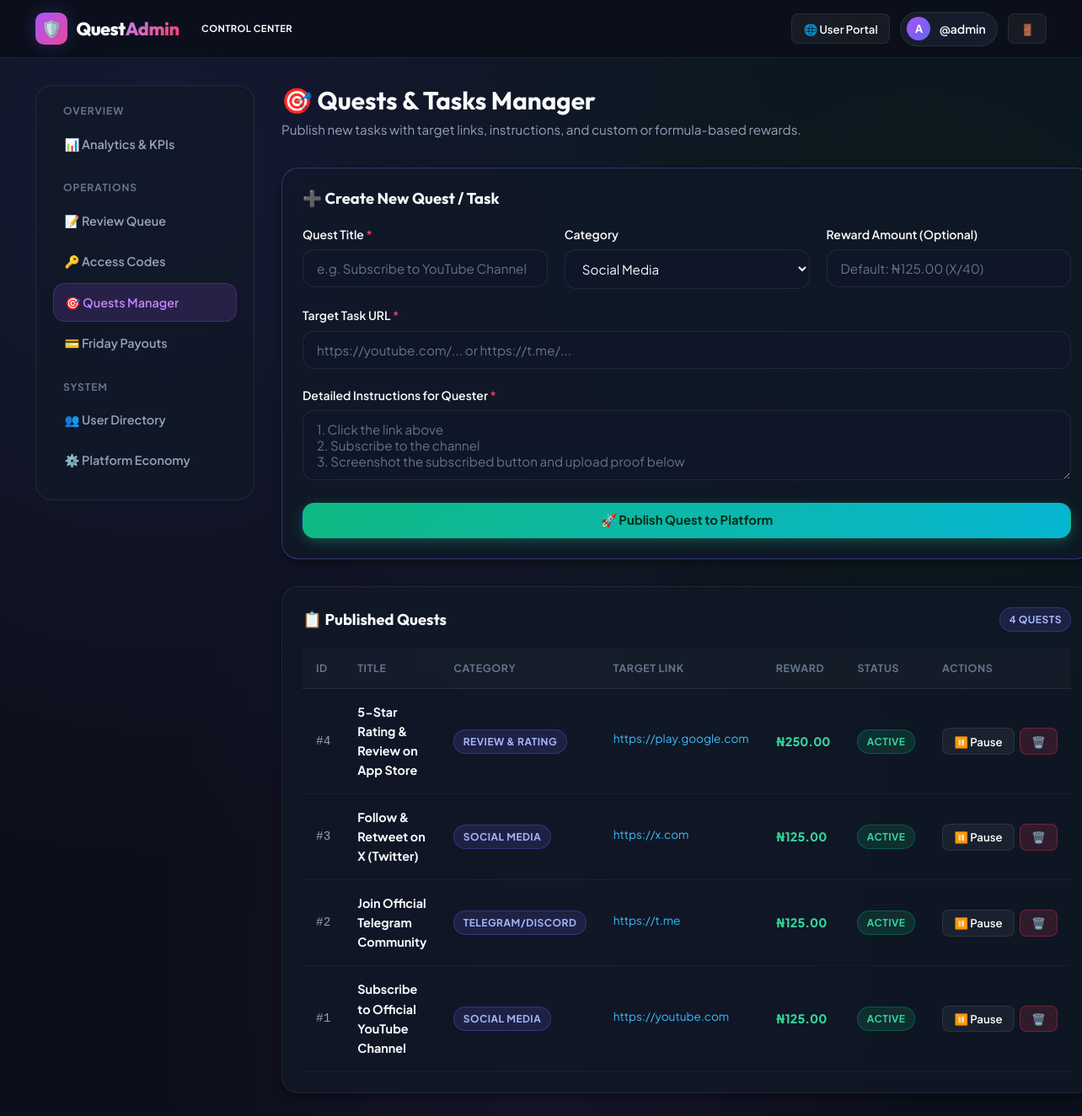
The app's page /admin/tasks (signed in) with its own data.
### app/models.py (models this page shows, shortened)
class User(UserMixin, db.Model):
    __tablename__ = 'users'
    id = db.Column(db.Integer, primary_key=True)
    username = db.Column(db.String(64), unique=True, nullable=False, index=True)
    password_hash = db.Column(db.String(255), nullable=False)
    is_admin = db.Column(db.Boolean, default=False)
    is_active = db.Column(db.Boolean, default=True)
    referral_code = db.Column(db.String(24), unique=True, nullable=False, index=True)
    referred_by_id = db.Column(db.Integer, db.ForeignKey('users.id'), nullable=True)
    wallet_balance = db.Column(db.Float, default=0.0)       # Available to withdraw
    referral_earnings = db.Column(db.Float, default=0.0)    # Lifetime referral commissions earned
    total_earned = db.Column(db.Float, default=0.0)         # Lifetime all earnings (referral + tasks)
    tasks_completed_count = db.Column(db.Integer, default=0)
    bank_name = db.Column(db.String(128), nullable=True)
    account_number = db.Column(db.String(64), nullable=True)
    account_name = db.Column(db.String(128), nullable=True)
    created_at = db.Column(db.DateTime, default=lambda: datetime.now(timezone.utc))
    updated_at = db.Column(db.DateTime, default=lambda: datetime.now(timezone.utc), onupdate=lambda: datetime.now(timezone.utc))
    direct_referrals = db.relationship(
        'User',
        backref=db.backref('sponsor', remote_side=[id]),
        foreign_keys=[referred_by_id],
        lazy='dynamic'
    )
    submissions = db.relationship('TaskSubmission', backref='user', foreign_keys='TaskSubmission.user_id', lazy='dynamic')
    withdrawals = db.relationship('Withdrawal', backref='user', foreign_keys='Withdrawal.user_id', lazy='dynamic')
    transactions = db.relationship('Transaction', backref='user', foreign_keys='Transaction.user_id', lazy='dynamic', order_by='Transaction.created_at.desc()')

class SystemSetting(db.Model):
    __tablename__ = 'system_settings'
    key = db.Column(db.String(64), primary_key=True)
    value = db.Column(db.Text, nullable=False)
    description = db.Column(db.String(255), nullable=True)
    @classmethod
    def get(cls, key: str, default: str = '') -> str:
        setting = db.session.get(cls, key)
        return setting.value if setting else default

class Task(db.Model):
    __tablename__ = 'tasks'
    id = db.Column(db.Integer, primary_key=True)
    title = db.Column(db.String(255), nullable=False)
    category = db.Column(db.String(64), default='Social')
    url = db.Column(db.String(512), nullable=False)
    instructions = db.Column(db.Text, nullable=False)
    reward_amount = db.Column(db.Float, nullable=True)  # If None, dynamically calculated as X/40
    is_active = db.Column(db.Boolean, default=True, index=True)
    created_at = db.Column(db.DateTime, default=lambda: datetime.now(timezone.utc))
    submissions = db.relationship('TaskSubmission', backref='task', cascade='all, delete-orphan', lazy='dynamic')

### app/routes/admin.py (the view, shortened to what this page needs)
@admin_bp.route('/tasks', methods=['GET', 'POST'])
@admin_required
def tasks():
    economy = get_system_economy()
    all_tasks = Task.query.order_by(Task.created_at.desc()).all()
    return render_template('admin/tasks.html', tasks=all_tasks, economy=economy)

### app/__init__.py (called while the page is built)
@login_manager.user_loader
def load_user(user_id):
    return db.session.get(User, int(user_id))

### app/routes/admin.py (called while the page is built)
def admin_required(f):
    @wraps(f)
    @login_required
    def decorated_function(*args, **kwargs):
        if not current_user.is_admin:
            flash('Admin privilege required to access this area.', 'danger')
            return redirect(url_for('main.dashboard'))
        return f(*args, **kwargs)
    return decorated_function

### app/utils.py (called while the page is built)
def format_currency(amount, symbol=None):
    if amount is None:
        amount = 0.0
    if symbol is None:
        symbol = SystemSetting.get('currency_symbol', current_app.config.get('DEFAULT_CURRENCY_SYMBOL', '₦'))
    return f"{symbol}{amount:,.2f}"

### app/templates/admin/tasks.html (shortened to what this page needs)
{% extends 'admin/base_admin.html' %}
{% block admin_content %}
<div style="display: flex; align-items: center; justify-content: space-between; flex-wrap: wrap; gap: 1rem; margin-bottom: 2rem;">
  <div>
    <h1 style="font-size: 1.85rem; margin-bottom: 0.25rem;">🎯 Quests & Tasks Manager</h1>
    <p style="font-size: 0.95rem;">Publish new tasks with target links, instructions, and custom or formula-based rewards.</p>
  </div>
</div>
<div class="card" style="margin-bottom: 2rem; border-color: rgba(99, 102, 241, 0.4);">
  <h3 class="card-title" style="margin-bottom: 1.25rem;">➕ Create New Quest / Task</h3>
  <form method="POST" action="{{ url_for('admin.tasks') }}">
    <div class="grid grid-cols-3" style="gap: 1.25rem; margin-bottom: 1.25rem;">
      <div class="form-group" style="margin-bottom: 0;">
        <label class="form-label" for="title">Quest Title <span style="color: var(--accent-rose);">*</span></label>
        <input type="text" id="title" name="title" class="form-control" placeholder="e.g. Subscribe to YouTube Channel" required>
      </div>
      <div class="form-group" style="margin-bottom: 0;">
        <label class="form-label" for="category">Category</label>
        <select id="category" name="category" class="form-control">
          <option value="Social Media">Social Media</option>
        </select>
      </div>
      <div class="form-group" style="margin-bottom: 0;">
        <label class="form-label" for="reward_amount">Reward Amount (Optional)</label>
        <input type="number" id="reward_amount" name="reward_amount" class="form-control" step="0.01" placeholder="Default: {{ economy.task_reward|currency }} (X/40)">
      </div>
    </div>
    <div class="form-group">
      <label class="form-label" for="url">Target Task URL <span style="color: var(--accent-rose);">*</span></label>
      <input type="url" id="url" name="url" class="form-control" placeholder="https://youtube.com/... or https://t.me/..." required>
    </div>
    <div class="form-group">
      <label class="form-label" for="instructions">Detailed Instructions for Quester <span style="color: var(--accent-rose);">*</span></label>
      <textarea id="instructions" name="instructions" class="form-control" rows="3" placeholder="1. Click the link above&#10;2. Subscribe to the channel&#10;3. Screenshot the subscribed button and upload proof below" required></textarea>
    </div>
    <button type="submit" class="btn btn-emerald" style="width: 100%;">
      🚀 Publish Quest to Platform
    </button>
  </form>
</div>
<div class="card">
  <div class="card-header">
    <h3 class="card-title">📋 Published Quests</h3>
    <span class="badge badge-indigo">{{ tasks|length }} Quests</span>
  </div>
  {% if tasks %}
    <div class="table-responsive">
      <table class="custom-table">
        <thead>
          <tr>
            <th>ID</th>
            <th>Title</th>
            <th>Category</th>
            <th>Target Link</th>
            <th>Reward</th>
            <th>Status</th>
            <th>Actions</th>
          </tr>
        </thead>
        <tbody>
          {% for t in tasks %}
          <tr>
            <td style="font-family: monospace;">#{{ t.id }}</td>
            <td style="font-weight: 700; color: #f8fafc;">
              {{ t.title }}
            </td>
            <td>
              <span class="badge badge-indigo">{{ t.category }}</span>
            </td>
            <td>
              <a href="{{ t.url }}" target="_blank" rel="noopener noreferrer" style="color: #38bdf8; font-size: 0.85rem; max-width: 200px; display: inline-block; overflow: hidden; text-overflow: ellipsis; white-space: nowrap;">
                {{ t.url }}
              </a>
            </td>
            <td style="font-weight: 800; color: #34d399;">
              {{ (t.reward_amount if t.reward_amount is not none else economy.task_reward)|currency }}
            </td>
            <td>
              {% if t.is_active %}
                <span class="badge badge-emerald">Active</span>
              {% else %}
                <span class="badge badge-rose">Paused</span>
              {% endif %}
            </td>
            <td>
              <div style="display: flex; gap: 0.35rem;">
                <form method="POST" action="{{ url_for('admin.toggle_task', task_id=t.id) }}">
                  <button type="submit" class="btn btn-sm btn-secondary" title="Toggle Status">
                    {% if t.is_active %}⏸️ Pause{% else %}▶️ Activate{% endif %}
                  </button>
                </form>
                <form method="POST" action="{{ url_for('admin.delete_task', task_id=t.id) }}" onsubmit="return confirm('Delete this quest and all its submissions?');">
                  <button type="submit" class="btn btn-sm btn-danger" title="Delete Quest">
                    🗑️
                  </button>
                </form>
              </div>
            </td>
          </tr>
          {% endfor %}
        </tbody>
      </table>
    </div>
  {% else %}
    <div style="text-align: center; padding: 3rem 1rem; color: var(--text-muted);">
      No quests created yet. Publish your first quest using the form above!
    </div>
  {% endif %}
</div>
{% endblock %}

### app/templates/admin/base_admin.html (shortened to what this page needs)
<!DOCTYPE html>
<html lang="en">
<head>
  <link rel="stylesheet" href="{{ url_for('static', filename='css/style.css') }}">
</head>
<body>
  <header class="navbar">
    <div class="app-container">
      <div class="nav-wrapper">
        <div style="display: flex; align-items: center; gap: 1rem;">
          <a href="{{ url_for('admin.dashboard') }}" class="brand-logo">
            <div class="brand-icon" style="background: linear-gradient(135deg, #a855f7 0%, #ec4899 100%);">🛡️</div>
            <span>Quest<span class="gradient-text" style="background: linear-gradient(135deg, #c084fc 0%, #f43f5e 100%); -webkit-background-clip: text;">Admin</span></span>
          </a>
          <span class="badge badge-purple" style="font-size: 0.7rem;">Control Center</span>
        </div>
        <div class="nav-actions">
          <a href="{{ url_for('main.dashboard') }}" class="btn btn-sm btn-secondary">
            🌐 User Portal
          </a>
          <div class="user-pill">
            <div class="user-avatar-sm" style="background: linear-gradient(135deg, #a855f7 0%, #6366f1 100%); color: #fff;">A</div>
            <span class="user-pill-name">@{{ current_user.username }}</span>
          </div>
          <a href="{{ url_for('auth.logout') }}" class="btn btn-sm btn-secondary" title="Logout">🚪</a>
        </div>
      </div>
    </div>
  </header>
  <main class="main-content">
    <div class="app-container">
      <div class="admin-layout">
        <aside class="admin-sidebar">
          <div class="admin-menu-heading">Overview</div>
          <a href="{{ url_for('admin.dashboard') }}" class="admin-nav-item {% if request.endpoint == 'admin.dashboard' %}active{% endif %}">
            <span>📊 Analytics & KPIs</span>
          </a>
          <div class="admin-menu-heading">Operations</div>
          <a href="{{ url_for('admin.reviews') }}" class="admin-nav-item {% if request.endpoint == 'admin.reviews' %}active{% endif %}">
            <span>📝 Review Queue</span>
            {% set pending_subs = TaskSubmission.query.filter_by(status='pending').count() if TaskSubmission is defined else 0 %}
          </a>
          <a href="{{ url_for('admin.codes') }}" class="admin-nav-item {% if request.endpoint == 'admin.codes' %}active{% endif %}">
            <span>🔑 Access Codes</span>
          </a>
          <a href="{{ url_for('admin.tasks') }}" class="admin-nav-item {% if request.endpoint == 'admin.tasks' %}active{% endif %}">
            <span>🎯 Quests Manager</span>
          </a>
          <a href="{{ url_for('admin.withdrawals') }}" class="admin-nav-item {% if request.endpoint == 'admin.withdrawals' %}active{% endif %}">
            <span>💳 Friday Payouts</span>
          </a>
          <div class="admin-menu-heading">System</div>
          <a href="{{ url_for('admin.users') }}" class="admin-nav-item {% if request.endpoint == 'admin.users' %}active{% endif %}">
            <span>👥 User Directory</span>
          </a>
          <a href="{{ url_for('admin.settings') }}" class="admin-nav-item {% if request.endpoint == 'admin.settings' %}active{% endif %}">
            <span>⚙️ Platform Economy</span>
          </a>
        </aside>
        <section class="admin-main">
          {% block admin_content %}{% endblock %}
        </section>
      </div>
    </div>
  </main>
</body>
</html>

### app/templates/admin/base_admin.html (style rules this page uses)
.admin-layout { display: grid; grid-template-columns: 260px 1fr; gap: 2rem; align-items: start; }
.admin-sidebar { background: var(--bg-card); border: 1px solid var(--border-color); border-radius: var(--radius-lg); padding: 1.25rem; position: sticky; top: 5rem; }
.admin-menu-heading { font-size: 0.75rem; font-weight: 700; text-transform: uppercase; letter-spacing: 0.08em; color: var(--text-muted); margin: 1.25rem 0 0.5rem 0.75rem; }
.admin-menu-heading:first-child { margin-top: 0; }
.admin-nav-item { display: flex; align-items: center; justify-content: space-between; padding: 0.65rem 0.85rem; border-radius: var(--radius-md); font-size: 0.9rem; font-weight: 600; color: var(--text-secondary); margin-bottom: 0.25rem; transition: all var(--transition-fast); }
.admin-nav-item.active { color: #c084fc; background: rgba(168, 85, 247, 0.15); border: 1px solid rgba(168, 85, 247, 0.25); }

### records on screen
User: username "admin"
SystemSetting: reward_amount "Default: ₦125.00 (X/40)"
Task: id "4", title "5-Star Rating & Review on App Store", category "REVIEW & RATING", url "https://play.google.com", reward_amount.value "₦250.00", is_active "ACTIVE"
Task: id "3", title "Follow & Retweet on X (Twitter)", category "SOCIAL MEDIA", url "https://x.com", reward_amount.value "₦125.00", is_active "ACTIVE"
Task: id "2", title "Join Official Telegram Community", category "TELEGRAM/DISCORD", url "https://t.me", reward_amount.value "₦125.00", is_active "ACTIVE"
Task: id "1", title "Subscribe to Official YouTube Channel", category "SOCIAL MEDIA", url "https://youtube.com", reward_amount.value "₦125.00", is_active "ACTIVE"

### other values on screen
{{ tasks|length }} "4"
